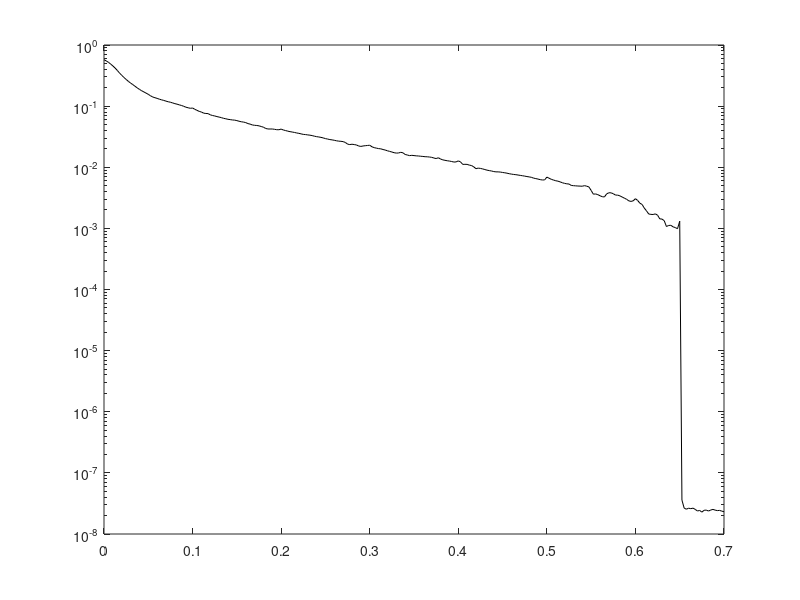

Write MATLAB code to recreate this figure. (Note: this script raises an error after producing the figure.)
load('30min2cm.mat');

semilogy(strain, abs(1./resistance),'k');
ax = gca;
ax.XLim = [-0.1,0.8];

xlabel('Strain (\Deltacm/cm)');
ylabel('Conductance (S/cm)');
set(gca,'Fontname','CMU bright','Fontsize',14);
print(gcf,'strain_conductance.png','-dpng','-r900');